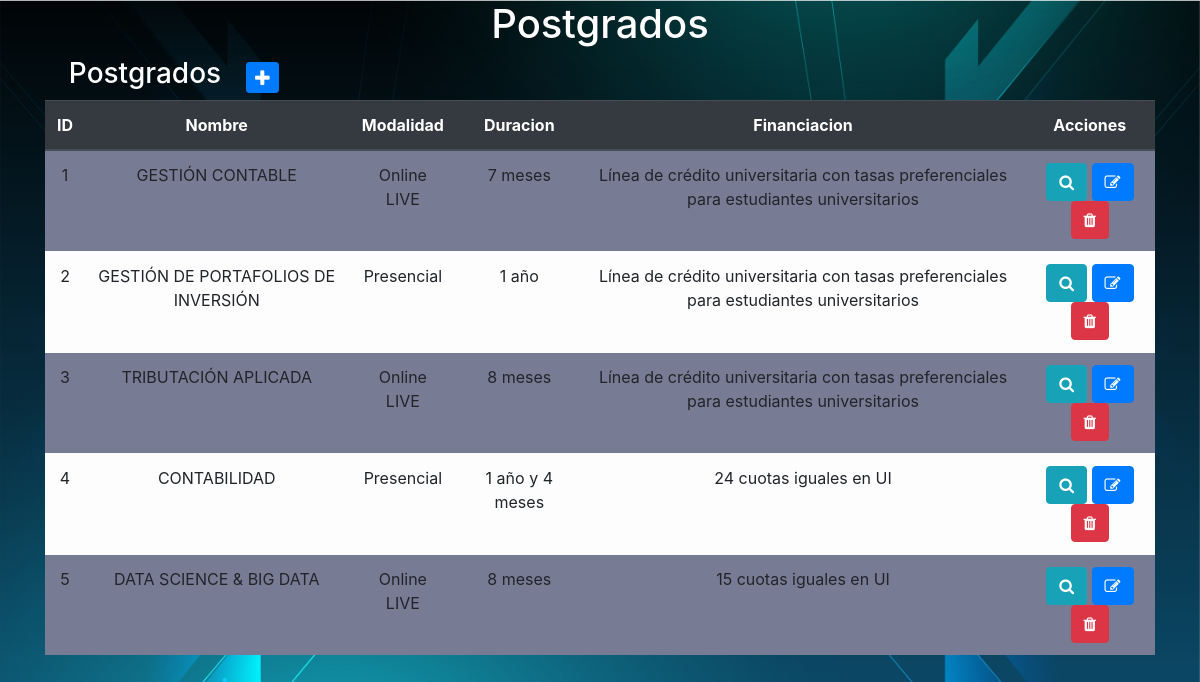
Screenshot of /app/postgrados/ (signed in) with the database file from the repository.
### app/models.py (models this page shows, shortened)
class Postgrado(models.Model):
    nombre = models.CharField(max_length=50)
    modalidad = models.CharField(max_length=20)
    duracion = models.TextField(max_length=20)
    financiacion = models.TextField()

### app/views.py (the view)
# urls.py: path('postgrados/', postgrados, name="postgrados"),
@login_required
def postgrados(request):
    ctx = {'postgrados': Postgrado.objects.all() }
    return render(request, "app/postgrados.html", ctx)

### app/templates/app/postgrados.html (shortened to what this page needs)
{% load static %}
<!DOCTYPE html>
<html lang="en">
<head>
  <link rel="stylesheet" href="https://maxcdn.bootstrapcdn.com/bootstrap/4.3.1/css/bootstrap.min.css">
  <link rel="stylesheet" href="https://cdnjs.cloudflare.com/ajax/libs/font-awesome/4.7.0/css/font-awesome.min.css">
</head>
<body>
  <div class="container">
      <h1>Postgrados</h1>
        <table>
            <tr>
                <td width="200"><h3>Postgrados</h3></td>
                <td>
                    <a
                    href="{% url 'create_postgrado' %}"
                    class="btn btn-primary btn-sm"
                    ><i class="fa fa-plus fa-lg" title="New Record"> </i>
                    </a>
                </td>
            </tr>
        </table>
        <table class="table table-striped table-light">
          <thead class="thead-dark">
            <tr>
              <th scope="col">ID</th>
              <th scope="col">Nombre</th>
              <th scope="col">Modalidad</th>
              <th scope="col">Duracion</th>
              <th scope="col">Financiacion</th>
              <th scope="col">Acciones</th>
            </tr>
       </thead>
       <tbody>
           {% for postgrado in postgrados %}
           <tr>
                <td>{{ postgrado.id }}</td>
                <td>{{ postgrado.nombre }}</td>
                <td>{{ postgrado.modalidad }}</td>
                <td>{{ postgrado.duracion }}</td>
                <td>{{ postgrado.financiacion }}</td>
                <td>
                    <a
                      href="{% url 'view_postgrado' postgrado.id %}"
                      class="btn btn-info"
                      style="--bs-btn-padding-y: .25rem; --bs-btn-padding-x: .5rem; --bs-btn-font-size: .75rem;"
                      ><i class="fa fa-search fa-sm" title="View Record"></i>
                    </a>
                    <a
                      href="{% url 'update_postgrado' postgrado.id %}"
                      class="btn btn-primary"
                      style="--bs-btn-padding-y: .25rem; --bs-btn-padding-x: .5rem; --bs-btn-font-size: .75rem;"
                      ><i class="fa fa-edit fa-sm" title="Edit Record"></i>
                    </a>
                    <a
                      href="{% url 'delete_postgrado' postgrado.id %}"
                      class="btn btn-danger"
                      style="--bs-btn-padding-y: .25rem; --bs-btn-padding-x: .5rem; --bs-btn-font-size: .75rem;"
                      ><i class="fa fa-trash fa-sm" title="Delete Record"></i>
                    </a>
                  </td>
              </tr>
              {% endfor %}
          </tbody>
        </table>
      </div>
    </body>
  </body>
    </html>

### rows the page displays
Postgrado: id "1", nombre "GESTIÓN CONTABLE", modalidad "Online LIVE", duracion "7 meses", financiacion "Línea de crédito universitaria con tasas preferenciales para estudiantes universitarios"
Postgrado: id "2", nombre "GESTIÓN DE PORTAFOLIOS DE INVERSIÓN", modalidad "Presencial", duracion "1 año", financiacion "Línea de crédito universitaria con tasas preferenciales para estudiantes universitarios"
Postgrado: id "3", nombre "TRIBUTACIÓN APLICADA", modalidad "Online LIVE", duracion "8 meses", financiacion "Línea de crédito universitaria con tasas preferenciales para estudiantes universitarios"
Postgrado: id "4", nombre "CONTABILIDAD", modalidad "Presencial", duracion "1 año y 4 meses", financiacion "24 cuotas iguales en UI"
Postgrado: id "5", nombre "DATA SCIENCE & BIG DATA", modalidad "Online LIVE", duracion "8 meses", financiacion "15 cuotas iguales en UI"
